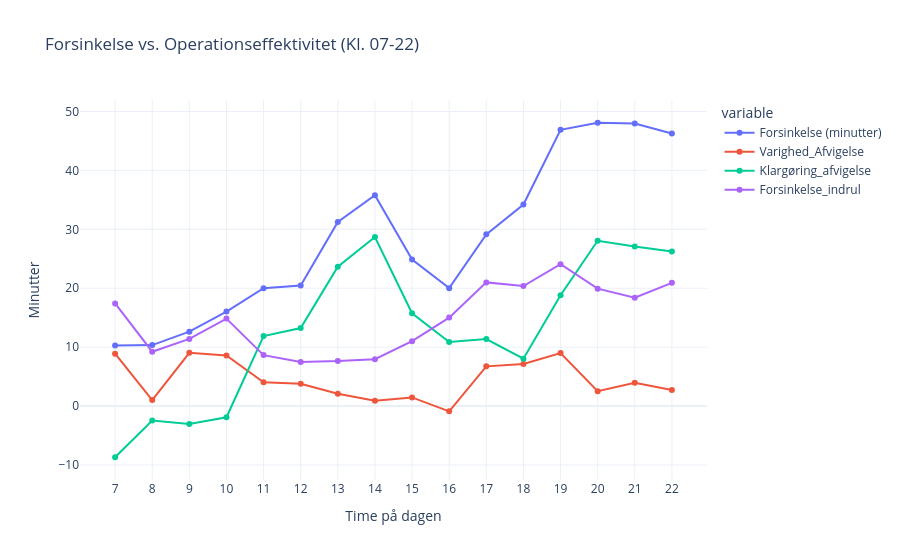

The code cell stored with this chart in its notebook:
### Code cell
# timerne fra 7 til og med 22
df_filtered = df_no_outliers[(df_no_outliers['Time'] >= 7) & (df_no_outliers['Time'] <= 22)]

# 2. Lav den gennemsnitlige beregning baseret på det filtrerede data
pivot_data = df_filtered.groupby('Time')[['Forsinkelse (minutter)', 'Varighed_Afvigelse', 'Klargøring_afvigelse', 'Forsinkelse_indrul']].mean().reset_index()

# 3. Lav plottet
fig = px.line(pivot_data, x='Time', y=['Forsinkelse (minutter)', 'Varighed_Afvigelse', 'Klargøring_afvigelse', 'Forsinkelse_indrul'],
              title='Forsinkelse vs. Operationseffektivitet (Kl. 07-22)',
              labels={'value': 'Minutter', 'Time': 'Time på dagen'},
              markers=True,
              template="plotly_white")

# Gør x-aksen pænere, så den viser hver time
fig.update_layout(xaxis=dict(tickmode='linear', tick0=7, dtick=1))

fig.show()

### Figure 1 — Plotly figure (JSON) as saved in the notebook; plotly's stock layout.template omitted (floating-point values rounded to 4 significant figures)
{"data": [{"hovertemplate": "variable=Forsinkelse (minutter)<br>Time på dagen=%{x}<br>Minutter=%{y}<extra></extra>", "legendgroup": "Forsinkelse (minutter)", "line": {"color": "#636efa", "dash": "solid"}, "marker": {"symbol": "circle"}, "mode": "lines+markers", "name": "Forsinkelse (minutter)", "orientation": "v", "showlegend": true, "type": "scatter", "x": [7.0, 8.0, 9.0, 10.0, 11.0, 12.0, 13.0, 14.0, 15.0, 16.0, 17.0, 18.0, 19.0, 20.0, 21.0, 22.0], "xaxis": "x", "y": [10.26, 10.35, 12.63, 16.05, 20.0, 20.47, 31.25, 35.78, 24.86, 20.01, 29.14, 34.21, 46.88, 48.09, 47.97, 46.27], "yaxis": "y"}, {"hovertemplate": "variable=Varighed_Afvigelse<br>Time på dagen=%{x}<br>Minutter=%{y}<extra></extra>", "legendgroup": "Varighed_Afvigelse", "line": {"color": "#EF553B", "dash": "solid"}, "marker": {"symbol": "circle"}, "mode": "lines+markers", "name": "Varighed_Afvigelse", "orientation": "v", "showlegend": true, "type": "scatter", "x": [7.0, 8.0, 9.0, 10.0, 11.0, 12.0, 13.0, 14.0, 15.0, 16.0, 17.0, 18.0, 19.0, 20.0, 21.0, 22.0], "xaxis": "x", "y": [8.885, 1.024, 9.033, 8.588, 4.046, 3.776, 2.086, 0.9102, 1.463, -0.8942, 6.736, 7.141, 8.988, 2.522, 3.946, 2.708], "yaxis": "y"}, {"hovertemplate": "variable=Klargøring_afvigelse<br>Time på dagen=%{x}<br>Minutter=%{y}<extra></extra>", "legendgroup": "Klargøring_afvigelse", "line": {"color": "#00cc96", "dash": "solid"}, "marker": {"symbol": "circle"}, "mode": "lines+markers", "name": "Klargøring_afvigelse", "orientation": "v", "showlegend": true, "type": "scatter", "x": [7.0, 8.0, 9.0, 10.0, 11.0, 12.0, 13.0, 14.0, 15.0, 16.0, 17.0, 18.0, 19.0, 20.0, 21.0, 22.0], "xaxis": "x", "y": [-8.691, -2.446, -3.03, -1.903, 11.89, 13.25, 23.64, 28.7, 15.75, 10.88, 11.37, 8.034, 18.8, 28.05, 27.1, 26.22], "yaxis": "y"}, {"hovertemplate": "variable=Forsinkelse_indrul<br>Time på dagen=%{x}<br>Minutter=%{y}<extra></extra>", "legendgroup": "Forsinkelse_indrul", "line": {"color": "#ab63fa", "dash": "solid"}, "marker": {"symbol": "circle"}, "mode": "lines+markers", "name": "Forsinkelse_indrul", "orientation": "v", "showlegend": true, "type": "scatter", "x": [7.0, 8.0, 9.0, 10.0, 11.0, 12.0, 13.0, 14.0, 15.0, 16.0, 17.0, 18.0, 19.0, 20.0, 21.0, 22.0], "xaxis": "x", "y": [17.41, 9.225, 11.39, 14.84, 8.644, 7.471, 7.633, 7.951, 11.02, 15.01, 20.99, 20.36, 24.08, 19.92, 18.4, 20.91], "yaxis": "y"}], "layout": {"legend": {"title": {"text": "variable"}, "tracegroupgap": 0}, "title": {"text": "Forsinkelse vs. Operationseffektivitet (Kl. 07-22)"}, "xaxis": {"anchor": "y", "domain": [0, 1], "dtick": 1, "tick0": 7, "tickmode": "linear", "title": {"text": "Time på dagen"}}, "yaxis": {"anchor": "x", "domain": [0, 1], "title": {"text": "Minutter"}}}}
